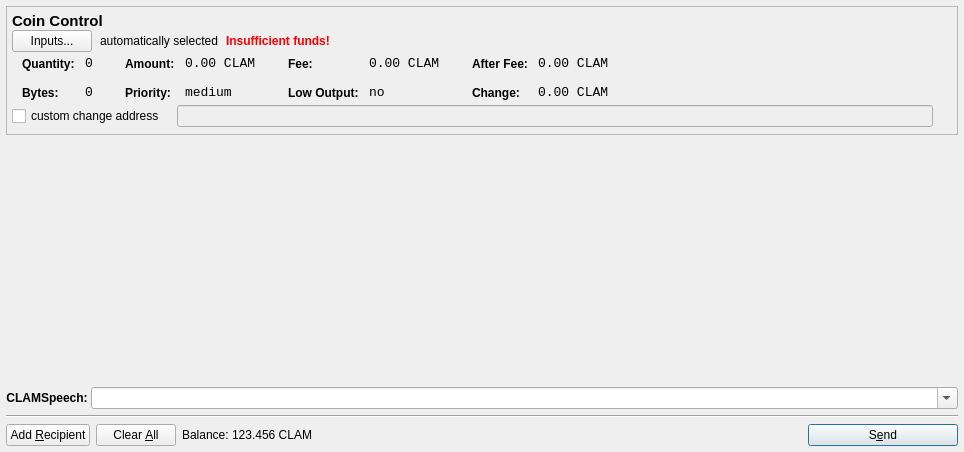
<?xml version="1.0" encoding="UTF-8"?>
<ui version="4.0">
 <class>SendCoinsDialog</class>
 <widget class="QDialog" name="SendCoinsDialog">
  <property name="geometry">
   <rect>
    <x>0</x>
    <y>0</y>
    <width>964</width>
    <height>452</height>
   </rect>
  </property>
  <property name="windowTitle">
   <string>Send Coins</string>
  </property>
  <layout class="QGridLayout" name="gridLayout">
   <property name="leftMargin">
    <number>6</number>
   </property>
   <property name="topMargin">
    <number>6</number>
   </property>
   <property name="rightMargin">
    <number>6</number>
   </property>
   <property name="bottomMargin">
    <number>6</number>
   </property>
   <item row="0" column="0">
    <widget class="QFrame" name="frameCoinControl">
     <property name="sizePolicy">
      <sizepolicy hsizetype="Expanding" vsizetype="MinimumExpanding">
       <horstretch>0</horstretch>
       <verstretch>0</verstretch>
      </sizepolicy>
     </property>
     <property name="maximumSize">
      <size>
       <width>16777215</width>
       <height>16777215</height>
      </size>
     </property>
     <property name="frameShape">
      <enum>QFrame::StyledPanel</enum>
     </property>
     <property name="frameShadow">
      <enum>QFrame::Plain</enum>
     </property>
     <layout class="QVBoxLayout" name="verticalLayoutCoinControl2">
      <property name="spacing">
       <number>6</number>
      </property>
      <property name="leftMargin">
       <number>5</number>
      </property>
      <property name="topMargin">
       <number>5</number>
      </property>
      <property name="rightMargin">
       <number>0</number>
      </property>
      <property name="bottomMargin">
       <number>6</number>
      </property>
      <item>
       <layout class="QVBoxLayout" name="verticalLayoutCoinControl" stretch="0,0,0,0,0">
        <property name="spacing">
         <number>0</number>
        </property>
        <property name="leftMargin">
         <number>0</number>
        </property>
        <property name="topMargin">
         <number>0</number>
        </property>
        <item>
         <layout class="QHBoxLayout" name="horizontalLayoutCoinControl1">
          <property name="bottomMargin">
           <number>0</number>
          </property>
          <item>
           <widget class="QLabel" name="labelCoinControlFeatures">
            <property name="sizePolicy">
             <sizepolicy hsizetype="Preferred" vsizetype="Maximum">
              <horstretch>0</horstretch>
              <verstretch>0</verstretch>
             </sizepolicy>
            </property>
            <property name="font">
             <font>
              <pointsize>11</pointsize>
              <weight>75</weight>
              <bold>true</bold>
             </font>
            </property>
            <property name="styleSheet">
             <string notr="true">font-weight:bold;</string>
            </property>
            <property name="text">
             <string>Coin Control</string>
            </property>
           </widget>
          </item>
         </layout>
        </item>
        <item>
         <layout class="QHBoxLayout" name="horizontalLayoutCoinControl2" stretch="0,0,0,0">
          <property name="spacing">
           <number>8</number>
          </property>
          <property name="bottomMargin">
           <number>0</number>
          </property>
          <item>
           <widget class="QPushButton" name="pushButtonCoinControl">
            <property name="styleSheet">
             <string notr="true"/>
            </property>
            <property name="text">
             <string>Inputs...</string>
            </property>
           </widget>
          </item>
          <item>
           <widget class="QLabel" name="labelCoinControlAutomaticallySelected">
            <property name="text">
             <string>automatically selected</string>
            </property>
            <property name="margin">
             <number>5</number>
            </property>
           </widget>
          </item>
          <item>
           <widget class="QLabel" name="labelCoinControlInsuffFunds">
            <property name="font">
             <font>
              <weight>75</weight>
              <bold>true</bold>
             </font>
            </property>
            <property name="styleSheet">
             <string notr="true">color:red;font-weight:bold;</string>
            </property>
            <property name="text">
             <string>Insufficient funds!</string>
            </property>
            <property name="margin">
             <number>5</number>
            </property>
           </widget>
          </item>
          <item>
           <spacer name="horizontalSpacerCoinControl">
            <property name="orientation">
             <enum>Qt::Horizontal</enum>
            </property>
            <property name="sizeHint" stdset="0">
             <size>
              <width>40</width>
              <height>1</height>
             </size>
            </property>
           </spacer>
          </item>
         </layout>
        </item>
        <item>
         <widget class="QWidget" name="widgetCoinControl" native="true">
          <property name="sizePolicy">
           <sizepolicy hsizetype="Preferred" vsizetype="Preferred">
            <horstretch>0</horstretch>
            <verstretch>0</verstretch>
           </sizepolicy>
          </property>
          <property name="minimumSize">
           <size>
            <width>0</width>
            <height>0</height>
           </size>
          </property>
          <property name="styleSheet">
           <string notr="true"/>
          </property>
          <layout class="QHBoxLayout" name="horizontalLayoutCoinControl5">
           <property name="leftMargin">
            <number>0</number>
           </property>
           <property name="topMargin">
            <number>0</number>
           </property>
           <property name="rightMargin">
            <number>0</number>
           </property>
           <property name="bottomMargin">
            <number>0</number>
           </property>
           <item>
            <layout class="QHBoxLayout" name="horizontalLayoutCoinControl3" stretch="0,0,0,1">
             <property name="spacing">
              <number>20</number>
             </property>
             <property name="topMargin">
              <number>0</number>
             </property>
             <property name="bottomMargin">
              <number>0</number>
             </property>
             <item>
              <layout class="QFormLayout" name="formLayoutCoinControl1">
               <property name="horizontalSpacing">
                <number>10</number>
               </property>
               <property name="verticalSpacing">
                <number>14</number>
               </property>
               <property name="leftMargin">
                <number>10</number>
               </property>
               <property name="topMargin">
                <number>4</number>
               </property>
               <property name="rightMargin">
                <number>6</number>
               </property>
               <item row="0" column="0">
                <widget class="QLabel" name="labelCoinControlQuantityText">
                 <property name="styleSheet">
                  <string notr="true">font-weight:bold;</string>
                 </property>
                 <property name="text">
                  <string>Quantity:</string>
                 </property>
                 <property name="margin">
                  <number>0</number>
                 </property>
                </widget>
               </item>
               <item row="0" column="1">
                <widget class="QLabel" name="labelCoinControlQuantity">
                 <property name="font">
                  <font>
                   <family>Monospace</family>
                   <pointsize>10</pointsize>
                  </font>
                 </property>
                 <property name="cursor">
                  <cursorShape>IBeamCursor</cursorShape>
                 </property>
                 <property name="contextMenuPolicy">
                  <enum>Qt::ActionsContextMenu</enum>
                 </property>
                 <property name="text">
                  <string notr="true">0</string>
                 </property>
                 <property name="margin">
                  <number>0</number>
                 </property>
                 <property name="textInteractionFlags">
                  <set>Qt::LinksAccessibleByMouse|Qt::TextSelectableByKeyboard|Qt::TextSelectableByMouse</set>
                 </property>
                </widget>
               </item>
               <item row="1" column="0">
                <widget class="QLabel" name="labelCoinControlBytesText">
                 <property name="styleSheet">
                  <string notr="true">font-weight:bold;</string>
                 </property>
                 <property name="text">
                  <string>Bytes:</string>
                 </property>
                </widget>
               </item>
               <item row="1" column="1">
                <widget class="QLabel" name="labelCoinControlBytes">
                 <property name="font">
                  <font>
                   <family>Monospace</family>
                   <pointsize>10</pointsize>
                  </font>
                 </property>
                 <property name="cursor">
                  <cursorShape>IBeamCursor</cursorShape>
                 </property>
                 <property name="contextMenuPolicy">
                  <enum>Qt::ActionsContextMenu</enum>
                 </property>
                 <property name="text">
                  <string notr="true">0</string>
                 </property>
                 <property name="textInteractionFlags">
                  <set>Qt::LinksAccessibleByMouse|Qt::TextSelectableByKeyboard|Qt::TextSelectableByMouse</set>
                 </property>
                </widget>
               </item>
              </layout>
             </item>
             <item>
              <layout class="QFormLayout" name="formLayoutCoinControl2">
               <property name="horizontalSpacing">
                <number>10</number>
               </property>
               <property name="verticalSpacing">
                <number>14</number>
               </property>
               <property name="leftMargin">
                <number>6</number>
               </property>
               <property name="topMargin">
                <number>4</number>
               </property>
               <property name="rightMargin">
                <number>6</number>
               </property>
               <item row="0" column="0">
                <widget class="QLabel" name="labelCoinControlAmountText">
                 <property name="styleSheet">
                  <string notr="true">font-weight:bold;</string>
                 </property>
                 <property name="text">
                  <string>Amount:</string>
                 </property>
                 <property name="margin">
                  <number>0</number>
                 </property>
                </widget>
               </item>
               <item row="0" column="1">
                <widget class="QLabel" name="labelCoinControlAmount">
                 <property name="font">
                  <font>
                   <family>Monospace</family>
                   <pointsize>10</pointsize>
                  </font>
                 </property>
                 <property name="cursor">
                  <cursorShape>IBeamCursor</cursorShape>
                 </property>
                 <property name="contextMenuPolicy">
                  <enum>Qt::ActionsContextMenu</enum>
                 </property>
                 <property name="text">
                  <string notr="true">0.00 CLAM</string>
                 </property>
                 <property name="textInteractionFlags">
                  <set>Qt::LinksAccessibleByMouse|Qt::TextSelectableByKeyboard|Qt::TextSelectableByMouse</set>
                 </property>
                </widget>
               </item>
               <item row="1" column="0">
                <widget class="QLabel" name="labelCoinControlPriorityText">
                 <property name="styleSheet">
                  <string notr="true">font-weight:bold;</string>
                 </property>
                 <property name="text">
                  <string>Priority:</string>
                 </property>
                </widget>
               </item>
               <item row="1" column="1">
                <widget class="QLabel" name="labelCoinControlPriority">
                 <property name="font">
                  <font>
                   <family>Monospace</family>
                   <pointsize>10</pointsize>
                  </font>
                 </property>
                 <property name="cursor">
                  <cursorShape>IBeamCursor</cursorShape>
                 </property>
                 <property name="contextMenuPolicy">
                  <enum>Qt::ActionsContextMenu</enum>
                 </property>
                 <property name="text">
                  <string>medium</string>
                 </property>
                 <property name="textInteractionFlags">
                  <set>Qt::LinksAccessibleByMouse|Qt::TextSelectableByKeyboard|Qt::TextSelectableByMouse</set>
                 </property>
                </widget>
               </item>
              </layout>
             </item>
             <item>
              <layout class="QFormLayout" name="formLayoutCoinControl3">
               <property name="horizontalSpacing">
                <number>10</number>
               </property>
               <property name="verticalSpacing">
                <number>14</number>
               </property>
               <property name="leftMargin">
                <number>6</number>
               </property>
               <property name="topMargin">
                <number>4</number>
               </property>
               <property name="rightMargin">
                <number>6</number>
               </property>
               <item row="0" column="0">
                <widget class="QLabel" name="labelCoinControlFeeText">
                 <property name="styleSheet">
                  <string notr="true">font-weight:bold;</string>
                 </property>
                 <property name="text">
                  <string>Fee:</string>
                 </property>
                 <property name="margin">
                  <number>0</number>
                 </property>
                </widget>
               </item>
               <item row="0" column="1">
                <widget class="QLabel" name="labelCoinControlFee">
                 <property name="font">
                  <font>
                   <family>Monospace</family>
                   <pointsize>10</pointsize>
                  </font>
                 </property>
                 <property name="cursor">
                  <cursorShape>IBeamCursor</cursorShape>
                 </property>
                 <property name="contextMenuPolicy">
                  <enum>Qt::ActionsContextMenu</enum>
                 </property>
                 <property name="text">
                  <string notr="true">0.00 CLAM</string>
                 </property>
                 <property name="textInteractionFlags">
                  <set>Qt::LinksAccessibleByMouse|Qt::TextSelectableByKeyboard|Qt::TextSelectableByMouse</set>
                 </property>
                </widget>
               </item>
               <item row="1" column="0">
                <widget class="QLabel" name="labelCoinControlLowOutputText">
                 <property name="styleSheet">
                  <string notr="true">font-weight:bold;</string>
                 </property>
                 <property name="text">
                  <string>Low Output:</string>
                 </property>
                </widget>
               </item>
               <item row="1" column="1">
                <widget class="QLabel" name="labelCoinControlLowOutput">
                 <property name="font">
                  <font>
                   <family>Monospace</family>
                   <pointsize>10</pointsize>
                  </font>
                 </property>
                 <property name="cursor">
                  <cursorShape>IBeamCursor</cursorShape>
                 </property>
                 <property name="contextMenuPolicy">
                  <enum>Qt::ActionsContextMenu</enum>
                 </property>
                 <property name="text">
                  <string>no</string>
                 </property>
                 <property name="textInteractionFlags">
                  <set>Qt::LinksAccessibleByMouse|Qt::TextSelectableByKeyboard|Qt::TextSelectableByMouse</set>
                 </property>
                </widget>
               </item>
              </layout>
             </item>
             <item>
              <layout class="QFormLayout" name="formLayoutCoinControl4">
               <property name="horizontalSpacing">
                <number>10</number>
               </property>
               <property name="verticalSpacing">
                <number>14</number>
               </property>
               <property name="leftMargin">
                <number>6</number>
               </property>
               <property name="topMargin">
                <number>4</number>
               </property>
               <property name="rightMargin">
                <number>6</number>
               </property>
               <item row="0" column="0">
                <widget class="QLabel" name="labelCoinControlAfterFeeText">
                 <property name="styleSheet">
                  <string notr="true">font-weight:bold;</string>
                 </property>
                 <property name="text">
                  <string>After Fee:</string>
                 </property>
                 <property name="margin">
                  <number>0</number>
                 </property>
                </widget>
               </item>
               <item row="0" column="1">
                <widget class="QLabel" name="labelCoinControlAfterFee">
                 <property name="font">
                  <font>
                   <family>Monospace</family>
                   <pointsize>10</pointsize>
                  </font>
                 </property>
                 <property name="cursor">
                  <cursorShape>IBeamCursor</cursorShape>
                 </property>
                 <property name="contextMenuPolicy">
                  <enum>Qt::ActionsContextMenu</enum>
                 </property>
                 <property name="text">
                  <string notr="true">0.00 CLAM</string>
                 </property>
                 <property name="textInteractionFlags">
                  <set>Qt::LinksAccessibleByMouse|Qt::TextSelectableByKeyboard|Qt::TextSelectableByMouse</set>
                 </property>
                </widget>
               </item>
               <item row="1" column="0">
                <widget class="QLabel" name="labelCoinControlChangeText">
                 <property name="styleSheet">
                  <string notr="true">font-weight:bold;</string>
                 </property>
                 <property name="text">
                  <string>Change:</string>
                 </property>
                </widget>
               </item>
               <item row="1" column="1">
                <widget class="QLabel" name="labelCoinControlChange">
                 <property name="font">
                  <font>
                   <family>Monospace</family>
                   <pointsize>10</pointsize>
                  </font>
                 </property>
                 <property name="cursor">
                  <cursorShape>IBeamCursor</cursorShape>
                 </property>
                 <property name="contextMenuPolicy">
                  <enum>Qt::ActionsContextMenu</enum>
                 </property>
                 <property name="text">
                  <string notr="true">0.00 CLAM</string>
                 </property>
                 <property name="textInteractionFlags">
                  <set>Qt::LinksAccessibleByMouse|Qt::TextSelectableByKeyboard|Qt::TextSelectableByMouse</set>
                 </property>
                </widget>
               </item>
              </layout>
             </item>
            </layout>
           </item>
          </layout>
         </widget>
        </item>
        <item>
         <layout class="QHBoxLayout" name="horizontalLayoutCoinControl4" stretch="0,0,0">
          <property name="spacing">
           <number>12</number>
          </property>
          <property name="sizeConstraint">
           <enum>QLayout::SetDefaultConstraint</enum>
          </property>
          <property name="topMargin">
           <number>5</number>
          </property>
          <property name="rightMargin">
           <number>5</number>
          </property>
          <item>
           <widget class="QCheckBox" name="checkBoxCoinControlChange">
            <property name="text">
             <string>custom change address</string>
            </property>
           </widget>
          </item>
          <item>
           <widget class="QLineEdit" name="lineEditCoinControlChange">
            <property name="enabled">
             <bool>false</bool>
            </property>
            <property name="sizePolicy">
             <sizepolicy hsizetype="Expanding" vsizetype="Fixed">
              <horstretch>0</horstretch>
              <verstretch>0</verstretch>
             </sizepolicy>
            </property>
           </widget>
          </item>
          <item>
           <widget class="QLabel" name="labelCoinControlChangeLabel">
            <property name="sizePolicy">
             <sizepolicy hsizetype="Preferred" vsizetype="Expanding">
              <horstretch>0</horstretch>
              <verstretch>0</verstretch>
             </sizepolicy>
            </property>
            <property name="minimumSize">
             <size>
              <width>0</width>
              <height>0</height>
             </size>
            </property>
            <property name="text">
             <string/>
            </property>
            <property name="margin">
             <number>3</number>
            </property>
           </widget>
          </item>
         </layout>
        </item>
        <item>
         <spacer name="verticalSpacerCoinControl">
          <property name="orientation">
           <enum>Qt::Vertical</enum>
          </property>
          <property name="sizeType">
           <enum>QSizePolicy::MinimumExpanding</enum>
          </property>
          <property name="sizeHint" stdset="0">
           <size>
            <width>800</width>
            <height>1</height>
           </size>
          </property>
         </spacer>
        </item>
       </layout>
      </item>
     </layout>
    </widget>
   </item>
   <item row="1" column="0">
    <widget class="QScrollArea" name="scrollArea">
     <property name="frameShape">
      <enum>QFrame::NoFrame</enum>
     </property>
     <property name="widgetResizable">
      <bool>true</bool>
     </property>
     <widget class="QWidget" name="scrollAreaWidgetContents">
      <property name="geometry">
       <rect>
        <x>0</x>
        <y>0</y>
        <width>952</width>
        <height>197</height>
       </rect>
      </property>
      <layout class="QVBoxLayout" name="verticalLayout_2">
       <property name="leftMargin">
        <number>0</number>
       </property>
       <property name="topMargin">
        <number>0</number>
       </property>
       <property name="rightMargin">
        <number>0</number>
       </property>
       <property name="bottomMargin">
        <number>0</number>
       </property>
       <item>
        <layout class="QVBoxLayout" name="entries">
         <property name="spacing">
          <number>6</number>
         </property>
        </layout>
       </item>
       <item>
        <spacer name="verticalSpacer">
         <property name="orientation">
          <enum>Qt::Vertical</enum>
         </property>
         <property name="sizeType">
          <enum>QSizePolicy::Expanding</enum>
         </property>
         <property name="sizeHint" stdset="0">
          <size>
           <width>800</width>
           <height>800</height>
          </size>
         </property>
        </spacer>
       </item>
      </layout>
     </widget>
    </widget>
   </item>
   <item row="2" column="0">
    <layout class="QHBoxLayout" name="horizontalLayoutCLAMSpeech">
     <property name="spacing">
      <number>0</number>
     </property>
     <property name="sizeConstraint">
      <enum>QLayout::SetMinimumSize</enum>
     </property>
     <item>
      <widget class="QLabel" name="labelCLAMSpeech">
       <property name="font">
        <font>
         <weight>75</weight>
         <bold>true</bold>
        </font>
       </property>
       <property name="text">
        <string>CLAMSpeech: </string>
       </property>
       <property name="alignment">
        <set>Qt::AlignLeading|Qt::AlignLeft|Qt::AlignRight|Qt::AlignTrailing|Qt::AlignVCenter</set>
       </property>
      </widget>
     </item>
     <item>
      <widget class="QComboBox" name="clamQuotes">
       <property name="sizePolicy">
        <sizepolicy hsizetype="Expanding" vsizetype="Fixed">
         <horstretch>0</horstretch>
         <verstretch>0</verstretch>
        </sizepolicy>
       </property>
       <property name="editable">
        <bool>true</bool>
       </property>
       <property name="maxVisibleItems">
        <number>20</number>
       </property>
      </widget>
     </item>
    </layout>
   </item>
   <item row="4" column="0">
    <layout class="QHBoxLayout" name="horizontalLayout">
     <item>
      <widget class="QPushButton" name="addButton">
       <property name="toolTip">
        <string>Send to multiple recipients at once</string>
       </property>
       <property name="text">
        <string>Add &amp;Recipient</string>
       </property>
       <property name="icon">
        <iconset resource="../bitcoin.qrc">
         <normaloff>:/icons/add</normaloff>:/icons/add</iconset>
       </property>
       <property name="autoDefault">
        <bool>false</bool>
       </property>
      </widget>
     </item>
     <item>
      <widget class="QPushButton" name="clearButton">
       <property name="sizePolicy">
        <sizepolicy hsizetype="Minimum" vsizetype="Fixed">
         <horstretch>0</horstretch>
         <verstretch>0</verstretch>
        </sizepolicy>
       </property>
       <property name="toolTip">
        <string>Remove all transaction fields</string>
       </property>
       <property name="text">
        <string>Clear &amp;All</string>
       </property>
       <property name="icon">
        <iconset resource="../bitcoin.qrc">
         <normaloff>:/icons/remove</normaloff>:/icons/remove</iconset>
       </property>
       <property name="autoRepeatDelay">
        <number>300</number>
       </property>
       <property name="autoDefault">
        <bool>false</bool>
       </property>
      </widget>
     </item>
     <item>
      <layout class="QHBoxLayout" name="horizontalLayout_2">
       <property name="spacing">
        <number>3</number>
       </property>
       <item>
        <widget class="QLabel" name="label">
         <property name="text">
          <string>Balance:</string>
         </property>
        </widget>
       </item>
       <item>
        <widget class="QLabel" name="labelBalance">
         <property name="cursor">
          <cursorShape>IBeamCursor</cursorShape>
         </property>
         <property name="text">
          <string>123.456 CLAM</string>
         </property>
         <property name="textInteractionFlags">
          <set>Qt::LinksAccessibleByMouse|Qt::TextSelectableByKeyboard|Qt::TextSelectableByMouse</set>
         </property>
        </widget>
       </item>
      </layout>
     </item>
     <item>
      <spacer name="horizontalSpacer">
       <property name="orientation">
        <enum>Qt::Horizontal</enum>
       </property>
       <property name="sizeHint" stdset="0">
        <size>
         <width>40</width>
         <height>20</height>
        </size>
       </property>
      </spacer>
     </item>
     <item>
      <widget class="QPushButton" name="sendButton">
       <property name="minimumSize">
        <size>
         <width>150</width>
         <height>0</height>
        </size>
       </property>
       <property name="toolTip">
        <string>Confirm the send action</string>
       </property>
       <property name="text">
        <string>S&amp;end</string>
       </property>
       <property name="icon">
        <iconset resource="../bitcoin.qrc">
         <normaloff>:/icons/send</normaloff>:/icons/send</iconset>
       </property>
       <property name="default">
        <bool>true</bool>
       </property>
      </widget>
     </item>
    </layout>
   </item>
   <item row="3" column="0">
    <widget class="Line" name="line">
     <property name="orientation">
      <enum>Qt::Horizontal</enum>
     </property>
    </widget>
   </item>
  </layout>
 </widget>
 <resources>
  <include location="../bitcoin.qrc"/>
 </resources>
 <connections/>
</ui>
